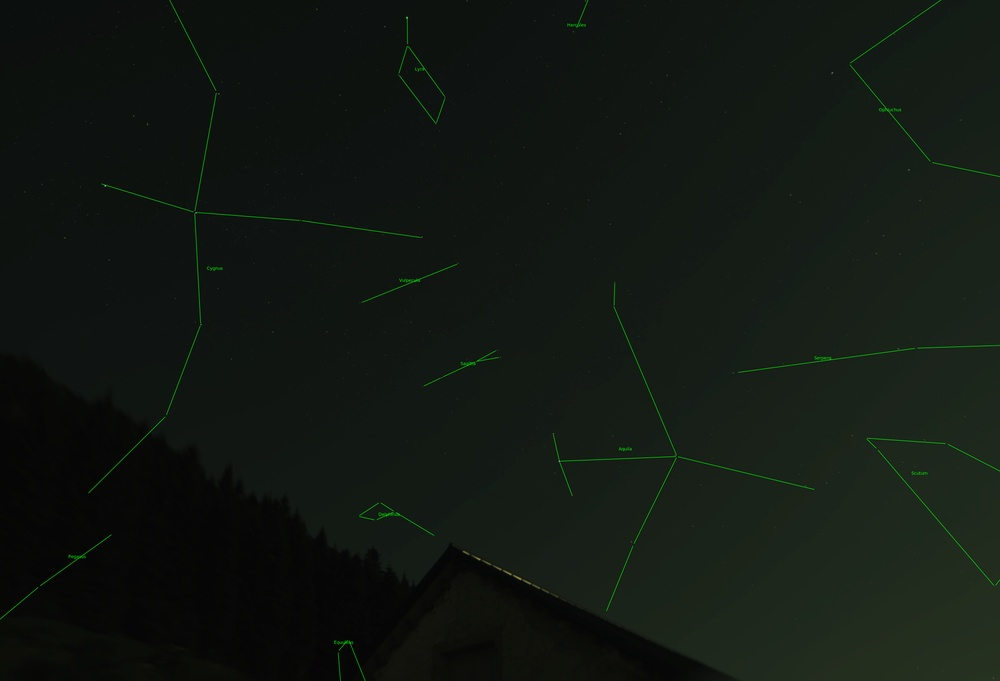
#> input picture NovaAstrometry.jpg, 1000 x 681 px, shrunk from 4144 x 2822 before the run
$ python test_triangle_solve.py   (older library calls are emulated)
#> lines starting #> are read from the running program, lines starting #| are printed output that depends on the picture; after the words box and inside, x2 and y2 are one past the last pixel; in counts of white or black regions, pixels touching at a corner belong together
### core/aligner.py
import cv2
import numpy as np
import astroalign as aa
import itertools
import time

# [31 lines left out: functions dilate_mask, erode_mask, not called in this run]

def detect_stars_centroids(img, mask=None, contrast_threshold=0.04, sigma=1.6, max_stars=150):
    """
    Detects star centroids in the image using dynamic thresholding based on the contrast slider.
    """
    if img.dtype == np.uint16:
        img_8bit = (img >> 8).astype(np.uint8)
    else:
        img_8bit = img

    gray = cv2.cvtColor(img_8bit, cv2.COLOR_BGR2GRAY)
    if mask is not None:
        gray = cv2.bitwise_and(gray, mask)

    # Apply Gaussian blur based on the sigma slider
    ksize = int(2 * round(2 * sigma) + 1)
    blurred = cv2.GaussianBlur(gray, (ksize, ksize), 0)

    # Calculate sky statistics
    if mask is not None and np.any(mask > 0):
        sky_pixels = blurred[mask > 0]
        mean_val = np.mean(sky_pixels)
        std_val = np.std(sky_pixels)
    else:
        mean_val = np.mean(blurred)
        std_val = np.std(blurred)

    if np.isnan(mean_val) or np.isnan(std_val):
        mean_val = 127.0
        std_val = 20.0

    # Contrast threshold slider maps to standard deviation multiplier
    # Lower slider values (e.g. 0.01) detect fainter stars, higher values detect only bright stars
    multiplier = contrast_threshold * 100.0
    thresh_val = int(mean_val + multiplier * std_val)
    # Ensure threshold is at least slightly above background mean
    thresh_val = max(int(mean_val + 4), thresh_val)

    _, thresh = cv2.threshold(blurred, thresh_val, 255, cv2.THRESH_BINARY)
    contours, _ = cv2.findContours(thresh, cv2.RETR_EXTERNAL, cv2.CHAIN_APPROX_SIMPLE)

    centroids = []
    for c in contours:
        area = cv2.contourArea(c)
        if area > 120 or area < 1:  # Filter out noise and massive bright regions
            continue

        M = cv2.moments(c)
        if M["m00"] != 0:
            cX = M["m10"] / M["m00"]
            cY = M["m01"] / M["m00"]
            centroids.append([cX, cY])

    if not centroids:
        return []

    centroids = np.array(centroids)

    # Sort centroids by pixel intensity (brightness)
    intensities = []
    for cX, cY in centroids:
        x_idx = min(gray.shape[1] - 1, max(0, int(cX)))
        y_idx = min(gray.shape[0] - 1, max(0, int(cY)))
        intensities.append(gray[y_idx, x_idx])

    sorted_idx = np.argsort(intensities)[::-1]
    return centroids[sorted_idx][:max_stars]

# [448 lines left out: functions detect_and_filter_stars, filter_landscape_contours, estimate_rigid_transform, align_landscape_optical_flow, detect_and_align, draw_outlined_text and 4 more, not called in this run]

# Celestial Coordinates Database for Plate Solving (loaded from sky_catalog.json)
_db_triangles = []
_db_stars_coords = None
_db_stars_ids = None
_db_stars_mags = None
_db_constellations = None
_db_to_cat_indices = None
_db_triangles_angle0 = None

# [116 lines left out: functions _gnomonic_project_vectorized, _get_triangle_angles, _load_sky_catalog, not called in this run]

import json
import os

# [227 lines left out: function draw_constellations, not called in this run]

### test_triangle_solve.py
import cv2
import numpy as np
import os
import itertools

# Stars database
stars_db = {
    "Deneb": (20.69 * 15, 45.28),
    "Sadr": (20.37 * 15, 40.26),
    "Albireo": (19.51 * 15, 27.96),
    "Gienah": (20.77 * 15, 33.97),
    "Fawaris": (19.61 * 15, 45.13),
    "Vega": (18.62 * 15, 38.78),
    "Sheliak": (18.84 * 15, 33.36),
    "Sulafat": (18.98 * 15, 32.69),
    "d_Lyrae": (18.91 * 15, 36.97),
    "z_Lyrae": (18.75 * 15, 37.60),
    "Altair": (19.85 * 15, 8.87),
    "Tarazed": (19.77 * 15, 10.61),
    "Alshain": (19.92 * 15, 6.41),
    "a_Sge": (19.67 * 15, 18.01),
    "b_Sge": (19.68 * 15, 17.47),
    "g_Sge": (19.98 * 15, 19.49),
    "d_Sge": (19.79 * 15, 18.53),
    "e_Sge": (20.08 * 15, 20.11),
    "aSualocin": (20.66 * 15, 15.91),
    "bRotanev": (20.62 * 15, 14.59),
    "gDelphini": (20.78 * 15, 16.12),
    "dDelphini": (20.72 * 15, 15.08),
}

constellations = {
    "Cygnus": {
        "conn": [("Deneb", "Sadr"), ("Sadr", "Albireo"), ("Sadr", "Gienah"), ("Sadr", "Fawaris")]
    },
    "Lyra": {
        "conn": [("Vega", "z_Lyrae"), ("z_Lyrae", "d_Lyrae"), ("d_Lyrae", "Sulafat"), ("Sulafat", "Sheliak"), ("Sheliak", "z_Lyrae")]
    },
    "Sagitta": {
        "conn": [("d_Sge", "a_Sge"), ("d_Sge", "b_Sge"), ("a_Sge", "b_Sge"), ("d_Sge", "g_Sge"), ("g_Sge", "e_Sge")]
    },
    "Aquila": {
        "conn": [("Altair", "Tarazed"), ("Altair", "Alshain")]
    },
    "Delphinus": {
        "conn": [("aSualocin", "bRotanev"), ("bRotanev", "dDelphini"), ("dDelphini", "gDelphini"), ("gDelphini", "aSualocin")]
    }
}

# Helper to compute angles of a triangle formed by 3 points
def get_triangle_angles(p1, p2, p3):
    a = np.linalg.norm(p2 - p3)
    b = np.linalg.norm(p1 - p3)
    c = np.linalg.norm(p1 - p2)
    if a < 1e-5 or b < 1e-5 or c < 1e-5:
        return None
    try:
        cosA = np.clip((b**2 + c**2 - a**2) / (2 * b * c), -1.0, 1.0)
        cosB = np.clip((a**2 + c**2 - b**2) / (2 * a * c), -1.0, 1.0)
        cosC = np.clip((a**2 + b**2 - c**2) / (2 * a * b), -1.0, 1.0)
        return sorted([np.degrees(np.arccos(cosA)), np.degrees(np.arccos(cosB)), np.degrees(np.arccos(cosC))])
    except:
        return None

db_names = list(stars_db.keys())
db_pts = np.array([stars_db[name] for name in db_names], dtype=np.float32)
db_triangles = []
n_db = len(db_names)

for i in range(n_db):
    for j in range(i+1, n_db):
        for k in range(j+1, n_db):
            angles = get_triangle_angles(db_pts[i], db_pts[j], db_pts[k])
            if angles is not None:
                db_triangles.append({
                    "angles": angles,
                    "indices": [i, j, k]
                })

print(f"Precomputed {len(db_triangles)} triangles in database.")

img_path = "caseracigno_00001.tiff"
if not os.path.exists(img_path):
    img_path = "NovaAstrometry.jpg"

img = cv2.imread(img_path)
#> img is the input picture: shape (681, 1000, 3); mean B, G, R 18.3, 23.9, 17.8
if img is None:
    print("No test image found!")
    exit()

from core.aligner import detect_stars_centroids
stars = detect_stars_centroids(img, mask=None, contrast_threshold=0.04, sigma=1.6, max_stars=80)
#> in detect_stars_centroids, `mean_val = np.mean(blurred)`: mean_val = 21.47
#> in detect_stars_centroids, `std_val = np.std(blurred)`: std_val = 8.65
#> in detect_stars_centroids, `thresh_val = int(mean_val + multiplier * std_val)`: thresh_val = 56
#> in detect_stars_centroids, `_, thresh = cv2.threshold(blurred, thresh_val, 255, cv2.THRESH_BINARY)`:
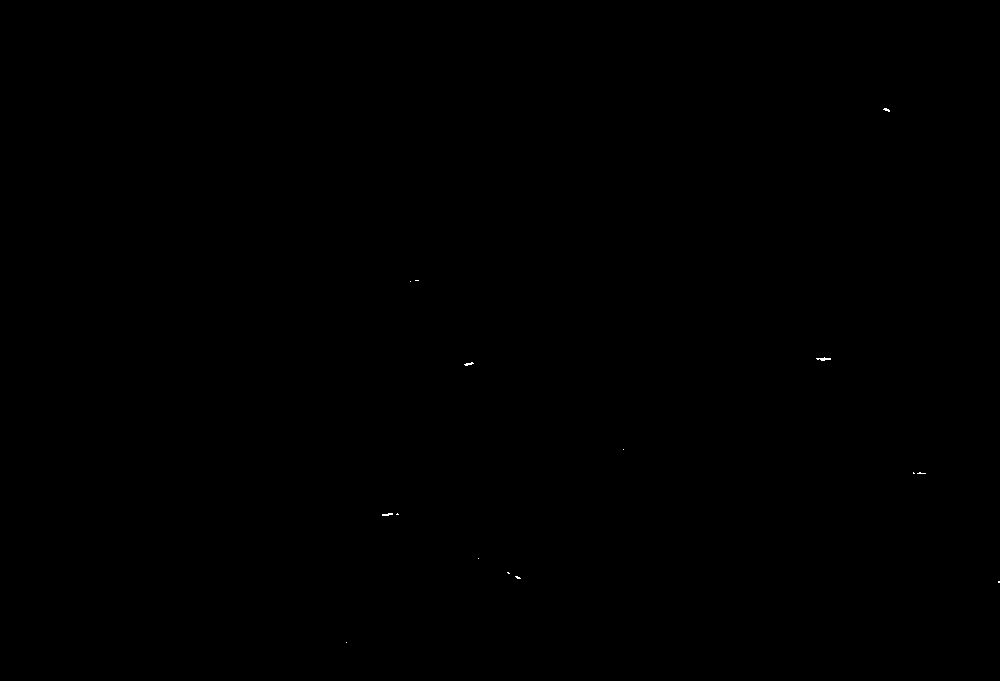
#> thresh: shape (681, 1000); 0.02% white in thin lines or dots, all inside (x1, y1, x2, y2) = (346, 108, 1000, 643)
#> in detect_stars_centroids, `contours, _ = cv2.findContours(thresh, cv2.RETR_EXTERNAL, cv2.CHAIN_AP..`: contours = 15 contours, all with area under 20
#> the loop in detect_stars_centroids, `for c in contours:` made 15 passes
#> (c, area, cX, cY) on passes 2, 4, 6: ([[998, 581], [998, 582], [999, 582], [999, 581]], 1, 998.5, 581.5), ([[507, 572], [508, 573], [509, 573], [508, 572]], 1, 508, 572.5), ([[397, 513], [396, 514], [398, 514]], 1, 397, 513.7)
#> (area, cX, cY) on passes 3, 7, 8, 11, 12, 15: (5, 517.4, 577.1), (11, 387.1, 514.1), (2, 919.5, 472.6), (11, 468.4, 363.6), (17.5, 823.4, 358.7), (8.5, 886.3, 109.3)
#> after the loop in detect_stars_centroids, `for c in contours:`: centroids = [[998.5, 581.5], [517.4, 577.1], [508, 572.5], [397, 513.7], [387.1, 514.1], [919.5, 472.6], [468.4, 363.6], [823.4, 358.7], [886.3, 109.3]]
#> the loop in detect_stars_centroids, `for cX, cY in centroids:` made 9 passes
#> (cX, cY, x_idx, y_idx) on passes 1 to 9: (998.5, 581.5, 998, 581), (517.4, 577.1, 517, 577), (508, 572.5, 508, 572), (397, 513.7, 397, 513), (387.1, 514.1, 387, 514), (919.5, 472.6, 919, 472), (468.4, 363.6, 468, 363), (823.4, 358.7, 823, 358), (886.3, 109.3, 886, 109)
#> after the loop in detect_stars_centroids, `for cX, cY in centroids:`: intensities = [99, 133, 88, 106, 90, 99, 68, 79, 85]
#> in detect_stars_centroids, `sorted_idx = np.argsort(intensities)[::-1]`: sorted_idx = [1, 3, 5, 0, 4, 2, 8, 7, 6]
#> stars = [[517.4, 577.1], [397, 513.7], [919.5, 472.6], [998.5, 581.5], [387.1, 514.1], [508, 572.5], [886.3, 109.3], [823.4, 358.7], [468.4, 363.6]]
print(f"Detected {len(stars)} stars.")
#| Detected 9 stars.

stars = stars[:25]

best_score = 0
best_transform = None

# Permutations of indices [0, 1, 2] to test all correspondences
perms = list(itertools.permutations([0, 1, 2]))

for i in range(len(stars)):
    for j in range(i+1, len(stars)):
        for k in range(j+1, len(stars)):
            angles = get_triangle_angles(stars[i], stars[j], stars[k])
            if angles is None:
                continue

            img_tri_pts = np.array([stars[i], stars[j], stars[k]], dtype=np.float32)

            for dbt in db_triangles:
                # Match angles
                if (abs(angles[0] - dbt["angles"][0]) < 1.5 and
                    abs(angles[1] - dbt["angles"][1]) < 1.5):

                    db_idx = dbt["indices"]
                    db_tri_pts = db_pts[db_idx]

                    # Test all 6 vertex mappings
                    for p in perms:
                        ordered_db = db_tri_pts[list(p)]

                        # Estimate partial affine (translation, rotation, uniform scale)
                        # We use estimateAffinePartial2D to prevent skew distortion
                        M, _ = cv2.estimateAffinePartial2D(ordered_db, img_tri_pts)
                        if M is not None:
                            # Project all DB points
                            proj = cv2.transform(np.expand_dims(db_pts, axis=0), M)[0]

                            # 1-to-1 Verification
                            matched_img_indices = set()
                            match_count = 0
                            for pt in proj:
                                dists = np.linalg.norm(stars - pt, axis=1)
                                min_idx = np.argmin(dists)
                                if dists[min_idx] < 25.0 and min_idx not in matched_img_indices:
                                    match_count += 1
                                    matched_img_indices.add(min_idx)

                            if match_count > best_score:
                                best_score = match_count
                                best_transform = M
#> this loop made 9 passes
#> after the loop, best_score = 6; best_transform = [[3.13, 16.59, -705.9], [-16.59, 3.13, 5416.5]]

print(f"Best solution matches {best_score} database stars.")
#| Best solution matches 6 database stars.
if best_score >= 5:
    print("SUCCESS! Plate solving resolved successfully!")
    out_img = img.copy()
    proj_pts = {}
    for idx, name in enumerate(db_names):
        radec = np.array([[db_pts[idx]]], dtype=np.float32)
        pixel = cv2.transform(radec, best_transform)[0][0]
        proj_pts[name] = (int(pixel[0]), int(pixel[1]))
        cv2.circle(out_img, proj_pts[name], 5, (0, 0, 255), -1)
        cv2.putText(out_img, name, (proj_pts[name][0] + 8, proj_pts[name][1] - 8), cv2.FONT_HERSHEY_SIMPLEX, 0.4, (255, 255, 255), 1)
#> this loop made 22 passes
#> (radec, pixel) on passes 1 to 12: ([[310.4, 45.28]], [1017.8, 408.7]), ([[305.5, 40.26]], [919.5, 472.6]), ([[292.6, 27.96]], [675, 648.1]), ([[311.5, 33.97]], [833.9, 353.3]), ([[294.1, 45.13]], [964.6, 677]), ([[279.3, 38.78]], [812.7, 903.5]), ([[282.6, 33.36]], [733.1, 831.8]), ([[284.7, 32.69]], [728.6, 794.8]), ([[283.6, 36.97]], [796.3, 825.7]), ([[281.2, 37.6]], [799.2, 867.5]), ([[297.8, 8.87]], [374.2, 503.7]), ([[296.5, 10.61]], [399.3, 529])
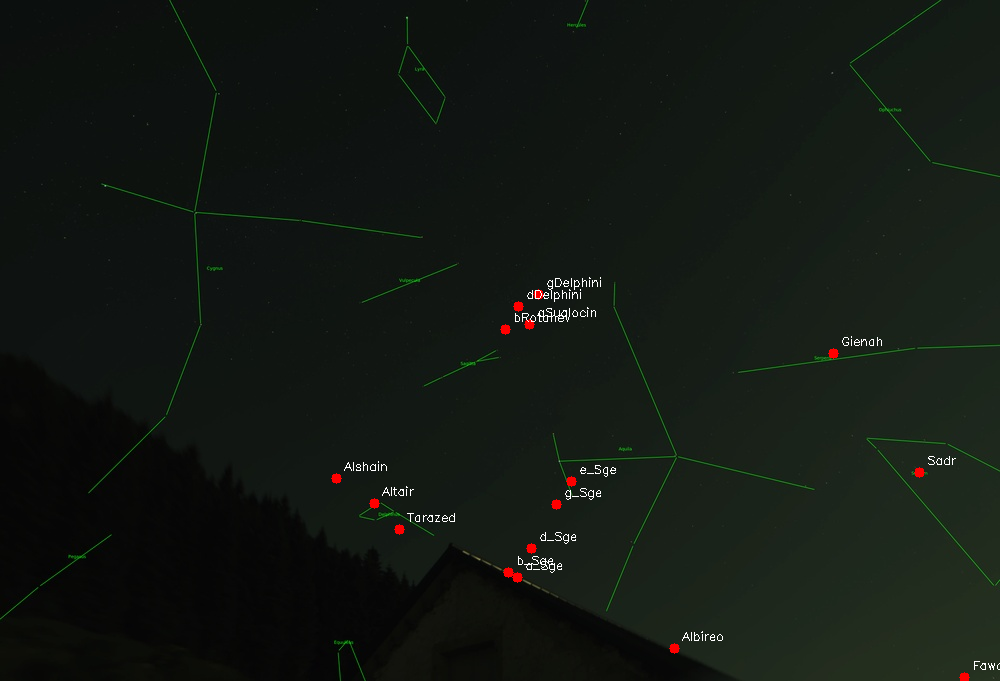
#> out_img: shape (681, 1000, 3); 0.43% of pixels changed, all inside (x1, y1, x2, y2) = (331, 277, 1000, 681)
#> after the loop, proj_pts = 22 items

    for name, cinfo in constellations.items():
        for s1, s2 in cinfo["conn"]:
            if s1 in proj_pts and s2 in proj_pts:
                cv2.line(out_img, proj_pts[s1], proj_pts[s2], (0, 255, 0), 2, lineType=cv2.LINE_AA)
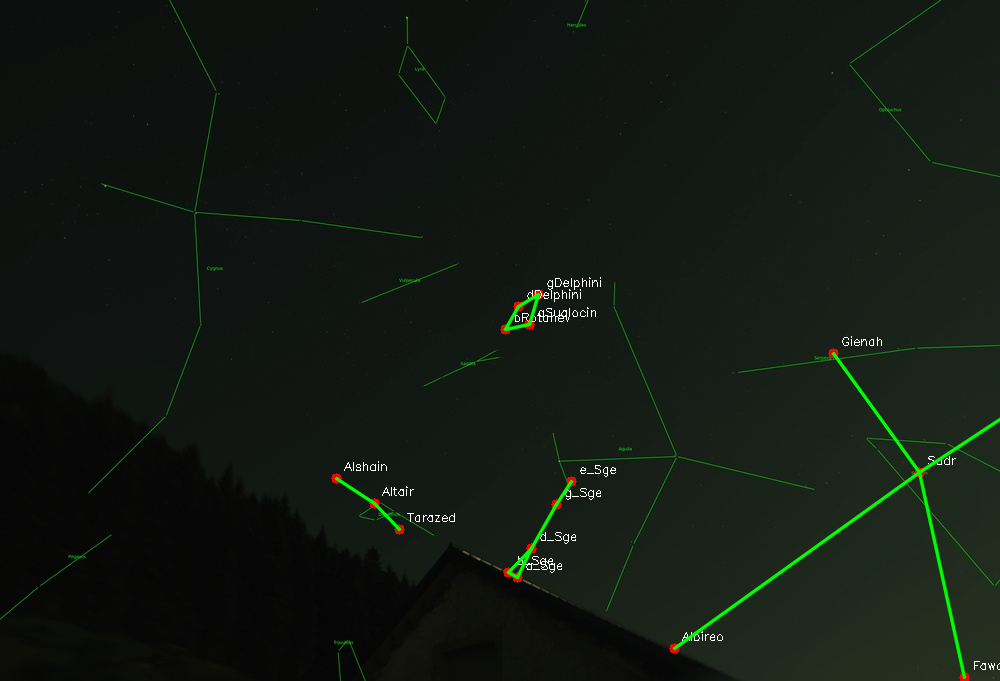
#> out_img: shape (681, 1000, 3); 0.73% of pixels changed, all inside (x1, y1, x2, y2) = (334, 292, 1000, 680)

    cv2.imwrite("solved_triangles.png", out_img)
    print("Saved output to solved_triangles.png")
else:
    print("Failed to solve.")
